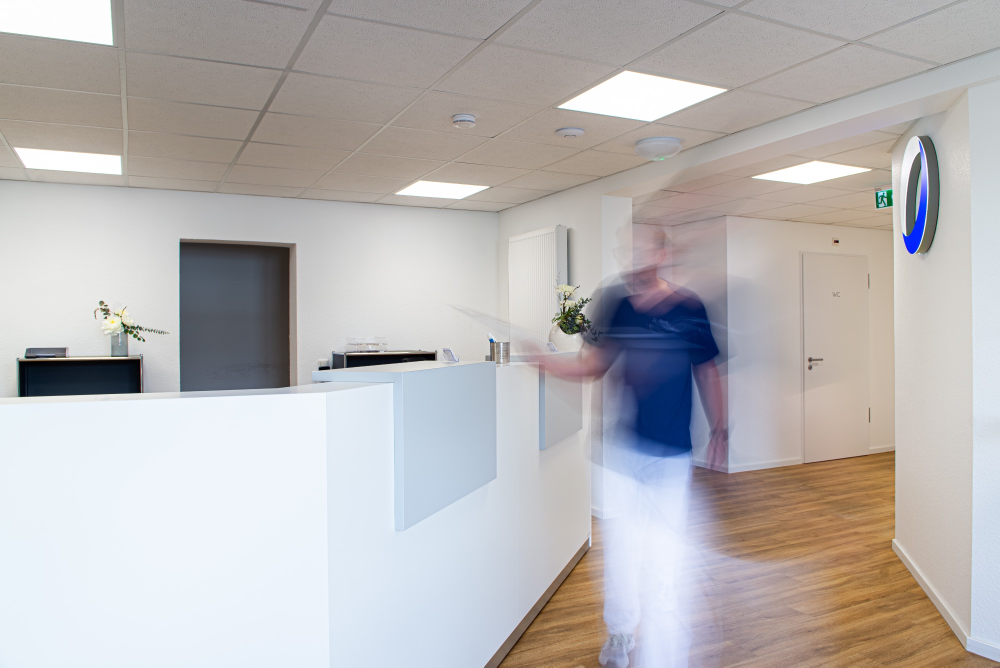
#> input picture variante-hell/werkzeug/originale/anmeldung-weit.jpg, 2000 x 1335 px (shown at 1/2 size)
$ python praxisbilder-einbauen.py
#> lines starting #> are read from the running program, lines starting #| are printed output that depends on the picture
# -*- coding: utf-8 -*-
"""Baut die Praxisbilder in den hellen Entwurf ein.

   Erwartet die Originale unter werkzeug/originale/ unter diesen Namen:

       anmeldung-weit.jpg   Blick ueber den Tresen in den Flur (breites Bild)
       empfang.jpg          Empfangstresen mit Eingangstuer
       wartebereich.jpg     Wartebereich
       sprechzimmer.jpg     Sprechzimmer
       eingriffsraum.jpg    Eingriffsraum

   Aus jedem Original entstehen zwei Dateien in assets/img/: eine fuer
   normale Bildschirme und eine doppelt so grosse fuer hochaufloesende.
   Die Aufnahmedaten (EXIF) werden dabei entfernt - in ihnen stehen sonst
   Kameramodell, Aufnahmezeit und unter Umstaenden der Standort.

   Fehlt ein Original, bleibt an seiner Stelle der Platzhalter stehen.
   Das Skript laesst sich beliebig oft laufen.

       python3 werkzeug/praxisbilder-einbauen.py
"""
import os
import re
import sys

try:
    from PIL import Image, ImageOps
except ImportError:
    sys.exit("Pillow fehlt. Einmalig installieren mit:\n"
             "    python3 -m pip install pillow")

ORDNER = os.path.dirname(os.path.abspath(__file__))
os.chdir(os.path.dirname(ORDNER))

QUELLEN = os.path.join(ORDNER, "originale")
ZIEL = "assets/img"

# Seitenverhaeltnis 3:2, wie beim Teamfoto. Breiten in Bildpunkten.
BREIT = 1000          # das breite Bild oben
KACHEL = 700          # die vier Kacheln darunter

# Hochgerechnet wird nie: Was groesser waere als das Original, bleibt beim
# Original. Ein hochgerechnetes Bild ist nicht schaerfer, nur schwerer.

BILDER = [
    # Datei           Breite  Ueberschrift             Bildbeschreibung
    ("anmeldung-weit", BREIT, "Am Empfang",
     "Blick über den Empfangstresen in den Flur der Praxis, an der Wand das "
     "Praxislogo; eine Person in Praxiskleidung geht vorbei und ist nur als "
     "Schemen zu erkennen."),
    ("empfang", KACHEL, "Empfang und Anmeldung",
     "Empfangstresen der Praxis, dahinter die gläserne Eingangstür mit dem "
     "Praxislogo; links eine große Zimmerpflanze, rechts ein Blumenstrauß."),
    ("wartebereich", KACHEL, "Wartebereich",
     "Wartebereich mit grauen Stühlen an der Wand, einem niedrigen Tisch aus "
     "Beton mit Blumen, einer Garderobe und einer Zimmerpflanze am Fenster."),
    ("sprechzimmer", KACHEL, "Sprechzimmer",
     "Sprechzimmer mit Schreibtisch und zwei Stühlen für das Gespräch, "
     "Sideboard und einem anatomischen Modell; an der Wand ein Bild der "
     "Frankfurter Skyline, daneben ein großes Fenster."),
    ("eingriffsraum", KACHEL, "Eingriffsraum",
     "Eingriffsraum mit höhenverstellbarem Operationstisch, Operationsleuchte, "
     "Monitor und den Geräten für endoskopische Eingriffe."),
]

KAMERA_SVG = ('<svg viewBox="0 0 24 24" fill="none" stroke="currentColor" '
              'stroke-width="1.8" stroke-linecap="round" stroke-linejoin="round" '
              'aria-hidden="true" focusable="false"><path d="M23 19a2 2 0 0 1-2 '
              '2H3a2 2 0 0 1-2-2V8a2 2 0 0 1 2-2h4l2-3h6l2 3h4a2 2 0 0 1 2 2z"/>'
              '<circle cx="12" cy="13" r="4"/></svg>')


def aufbereiten(name, breite):
    """Schneidet auf 3:2 und legt zwei Groessen ab. Gibt (Breite, Hoehe) der
       kleineren Fassung zurueck - oder None, wenn das Original fehlt."""
#> called with name = 'anmeldung-weit', breite = 1000
    quelle = None
    for endung in (".jpg", ".jpeg", ".JPG", ".JPEG", ".png", ".PNG"):
        pfad = os.path.join(QUELLEN, name + endung)
        if os.path.exists(pfad):
            quelle = pfad
            break
    if not quelle:
        return None

    bild = Image.open(quelle)
#> bild is the input picture: PIL image 2000x1335 RGB; mean R, G, B 184.5, 181.3, 181.1
    # Hochkant aufgenommene Bilder stehen sonst auf dem Kopf.
    bild = ImageOps.exif_transpose(bild).convert("RGB")
    hoehe = round(breite * 2 / 3)

    for faktor, zusatz in ((1, ""), (2, "@2x")):
        b, h = breite * faktor, hoehe * faktor
        if b > bild.width:
            print("  Hinweis: %s ist nur %d breit - %s bleibt bei dieser Breite."
                  % (os.path.basename(quelle), bild.width, zusatz or "1x"))
            h = round(bild.width * 2 / 3)
            b = bild.width
        fassung = ImageOps.fit(bild, (b, h),
                               method=Image.LANCZOS, centering=(0.5, 0.5))
        ziel = os.path.join(ZIEL, "praxis-%s%s.jpg" % (name, zusatz))
        # ohne exif= gespeichert: die Aufnahmedaten bleiben draussen
        fassung.save(ziel, "JPEG", quality=82, optimize=True, progressive=True)
        print("  %-34s %5d x %4d  %5.0f KB"
              % (os.path.basename(ziel), b, h, os.path.getsize(ziel) / 1024))
#> this loop made 2 passes
#> pass 1, in aufbereiten, `fassung = ImageOps.fit(bild, (b, h), method=Image.LANCZOS, centering=(..`:
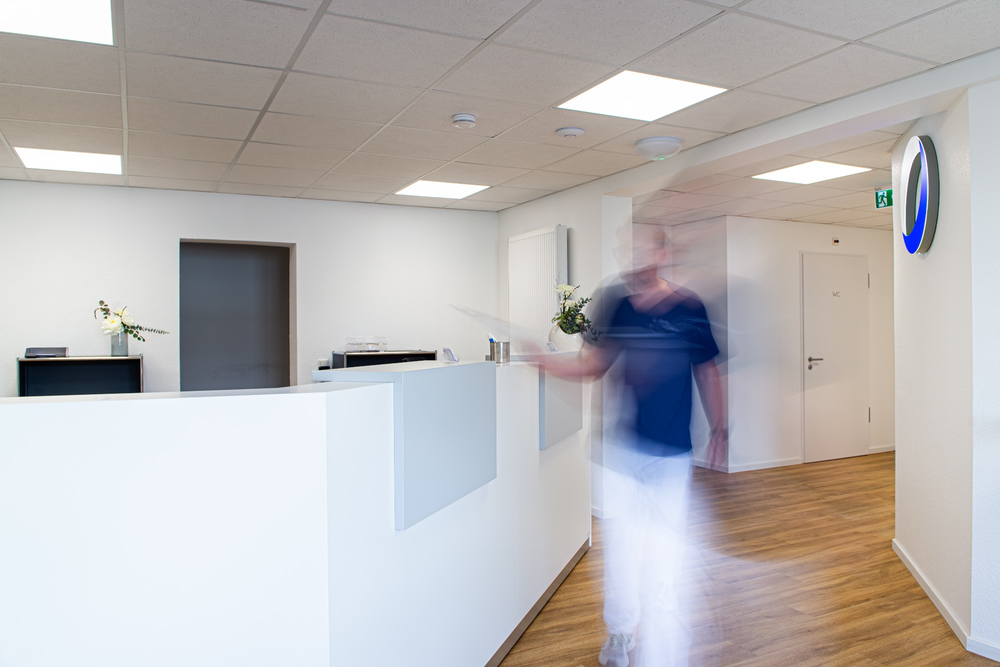
#> fassung: PIL image 1000x667 RGB; mean R, G, B 184.5, 181.3, 181.1
    return breite, hoehe


def figur(name, titel, beschreibung, masse, breit=False):
    """Das Markup fuer ein fertiges Bild."""
    b, h = masse
    klasse = "foto foto--breit" if breit else "foto"
    groessen = ("(max-width: 900px) 100vw, 820px" if breit
                else "(max-width: 700px) 100vw, 560px")
    return """      <figure class="%s">
        <img src="%s/praxis-%s.jpg"
             srcset="%s/praxis-%s.jpg %dw, %s/praxis-%s@2x.jpg %dw"
             sizes="%s"
             width="%d" height="%d" loading="lazy" decoding="async"
             alt="%s">
        <figcaption>%s</figcaption>
      </figure>""" % (klasse, ZIEL, name, ZIEL, name, b, ZIEL, name, b * 2,
                      groessen, b, h, beschreibung, titel)


def platzhalter(name, titel):
    return """      <figure class="foto foto--platzhalter">
        %s
        <figcaption>
          <strong>%s</strong>
          Datei als <code>werkzeug/originale/%s.jpg</code> ablegen
        </figcaption>
      </figure>""" % (KAMERA_SVG, titel, name)


def main():
    if not os.path.isdir(QUELLEN):
        os.makedirs(QUELLEN)
    print("Bilder aufbereiten:")

    teile = []
    for name, breite, titel, beschreibung in BILDER:
        masse = aufbereiten(name, breite)
        breit = (breite == BREIT)
        if masse:
            teile.append((breit, figur(name, titel, beschreibung, masse, breit)))
        else:
            print("  %-34s fehlt - Platzhalter bleibt stehen" % (name + ".jpg"))
            teile.append((breit, platzhalter(name, titel)))
#> pass 2 of the loop in main, `for name, breite, titel, beschreibung in BILDER:`:
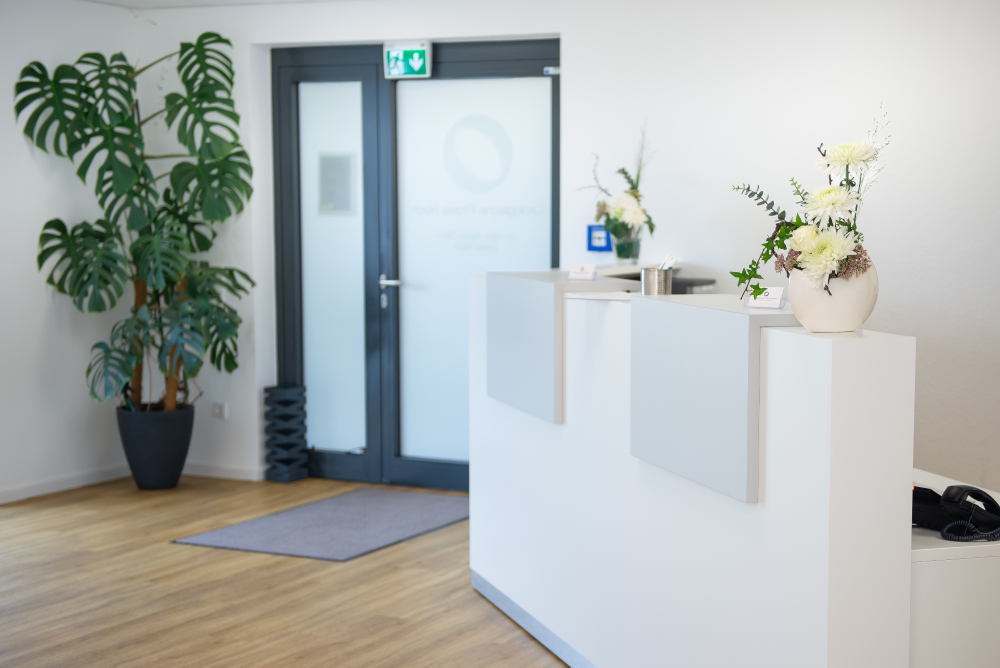
#> input picture variante-hell/werkzeug/originale/empfang.jpg, 2000 x 1335 px (shown at 1/2 size)
#> in aufbereiten, bild is the input picture: PIL image 2000x1335 RGB; mean R, G, B 173.4, 178.3, 176.6
#> the loop in aufbereiten (call 2), `for faktor, zusatz in ((1, ""), (2, "@2x")):` made 2 passes
#|   praxis-empfang.jpg                   700 x  467     36 KB
#|   praxis-empfang@2x.jpg               1400 x  934     95 KB
#> pass 1, in aufbereiten (call 2), `fassung = ImageOps.fit(bild, (b, h), method=Image.LANCZOS, centering=(..`:
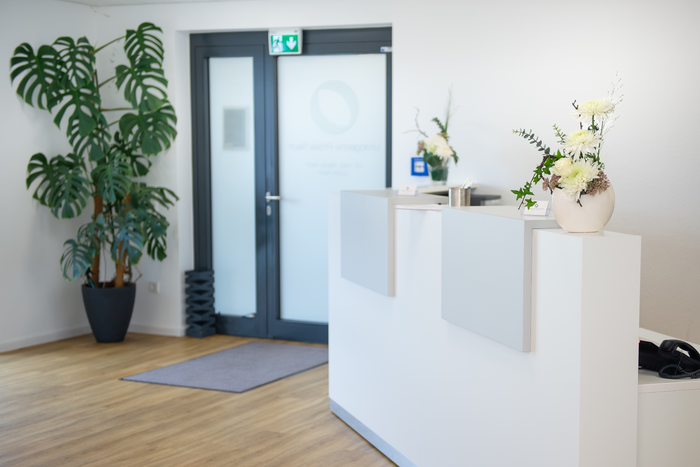
#> fassung: PIL image 700x467 RGB; mean R, G, B 173.4, 178.3, 176.6
#> pass 3 of the loop in main, `for name, breite, titel, beschreibung in BILDER:`:
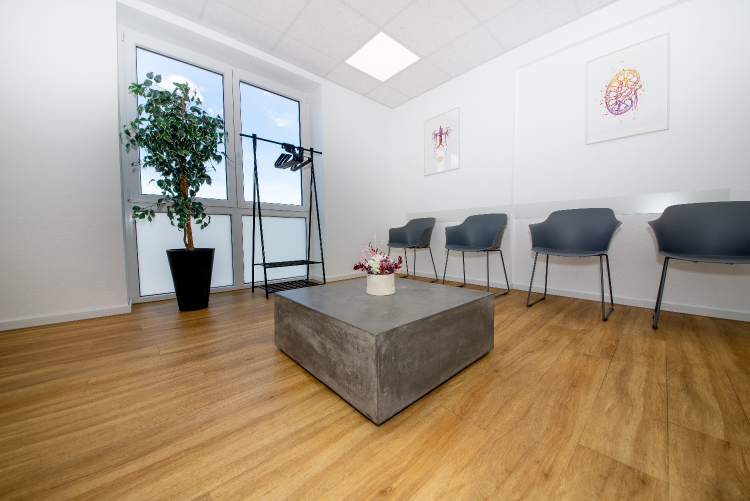
#> input picture variante-hell/werkzeug/originale/wartebereich.jpg, 1500 x 1001 px (shown at 1/2 size)
#> in aufbereiten, bild is the input picture: PIL image 1500x1001 RGB; mean R, G, B 172.1, 159.4, 143.2
#> the loop in aufbereiten (call 3), `for faktor, zusatz in ((1, ""), (2, "@2x")):` made 2 passes
#|   praxis-wartebereich.jpg              700 x  467     47 KB
#|   praxis-wartebereich@2x.jpg          1400 x  934    173 KB
#> pass 1, in aufbereiten (call 3), `fassung = ImageOps.fit(bild, (b, h), method=Image.LANCZOS, centering=(..`:
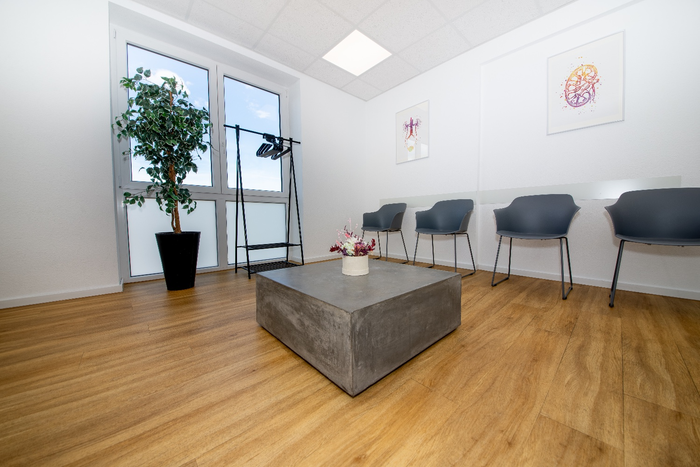
#> fassung: PIL image 700x467 RGB; mean R, G, B 172.1, 159.4, 143.2
#> the loop made 5 passes; the first 3 are shown

    oben = "\n".join(t for b, t in teile if b)
    kacheln = "\n".join(t for b, t in teile if not b)

    block = []
    if oben:
        block.append(oben)
    block.append('      <div class="bildergalerie">\n%s\n      </div>' % kacheln)

#> (the run stopped early here; a loop or call above may not have finished)
